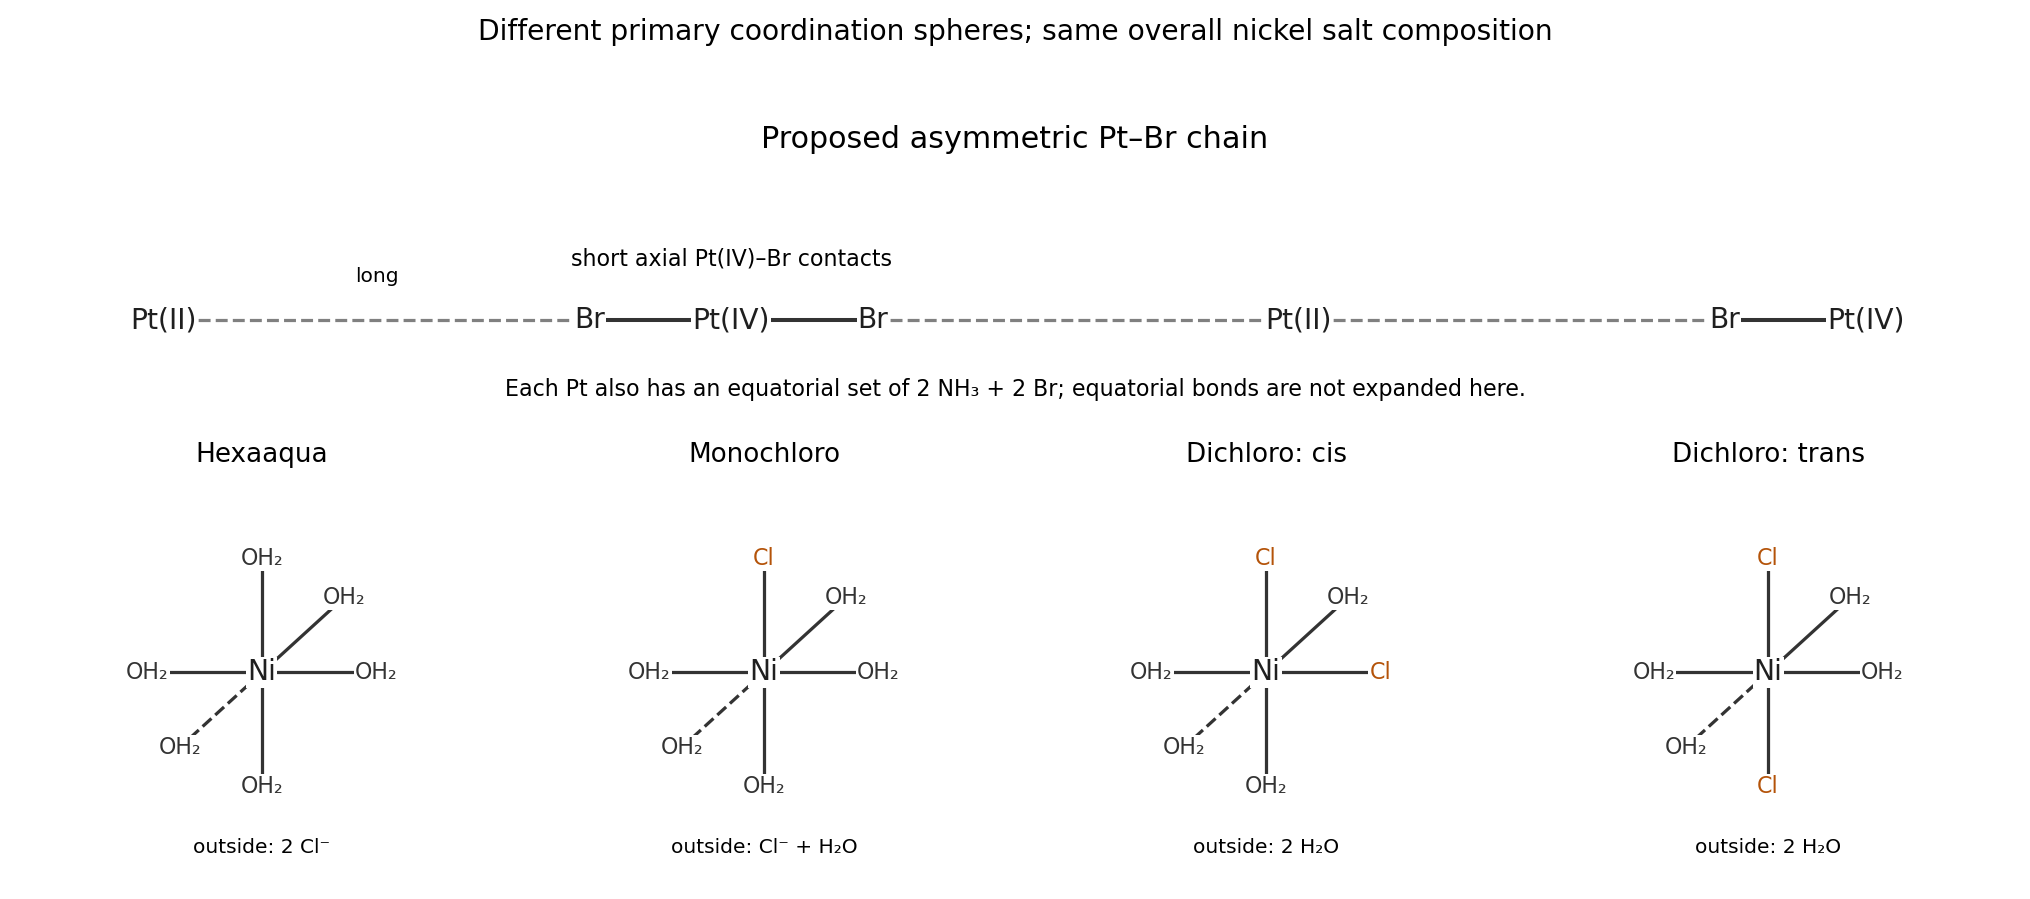

Generate this figure with Python:
"""Original chain proposal and hydration connectivities. Python 3.14; PNG to cwd."""
import sys
from pathlib import Path
sys.path.insert(0,str(Path(__file__).resolve().parents[2]))
import matplotlib
matplotlib.use('Agg')
import matplotlib.pyplot as plt
from tools.chemistry_diagram import bond,atom,save
fig=plt.figure(figsize=(14,6.2),facecolor='white');gs=fig.add_gridspec(2,4,height_ratios=[.8,1.2])
a=fig.add_subplot(gs[0,:]);a.axis('off');a.set(xlim=(-1,13),ylim=(-1.3,1.9))
a.set_title('Proposed asymmetric Pt–Br chain',fontsize=15)
for x,text in [(0,'Pt(II)'),(4,'Pt(IV)'),(8,'Pt(II)'),(12,'Pt(IV)')]:atom(a,(x,0),text,size=14)
for p,q in [((0,0),(3,0)),((5,0),(8,0)),((8,0),(11,0))]:bond(a,p,q,style='dashed',color='0.5')
for p,q in [((3,0),(4,0)),((4,0),(5,0)),((11,0),(12,0))]:bond(a,p,q,lw=2)
for x in [3,5,11]:atom(a,(x,0),'Br',size=14)
a.text(1.5,.45,'long',ha='center');a.text(4,.65,'short axial Pt(IV)–Br contacts',ha='center',fontsize=11)
a.text(6,-.9,'Each Pt also has an equatorial set of 2 NH₃ + 2 Br; equatorial bonds are not expanded here.',ha='center',fontsize=11)
positions=[(-.95,0),(.95,0),(0,.95),(0,-.95),(.68,.62),(-.68,-.62)]
specs=[('Hexaaqua',[], 'outside: 2 Cl⁻'),('Monochloro',[2],'outside: Cl⁻ + H₂O'),('Dichloro: cis',[1,2],'outside: 2 H₂O'),('Dichloro: trans',[2,3],'outside: 2 H₂O')]
for i,(title,chlorides,extra) in enumerate(specs):
    a=fig.add_subplot(gs[1,i]);a.axis('off');a.set_aspect('equal');a.set(xlim=(-1.6,1.6),ylim=(-1.7,1.65));a.set_title(title,fontsize=13)
    for j,p in enumerate(positions):
        bond(a,(0,0),p,style='dashed' if j==5 else 'solid')
        atom(a,p,'Cl' if j in chlorides else 'OH₂',size=11,color='#b45309' if j in chlorides else '0.2')
    atom(a,(0,0),'Ni',size=14)
    a.text(0,-1.5,extra,ha='center',fontsize=10)
fig.suptitle('Different primary coordination spheres; same overall nickel salt composition',fontsize=14,y=.98)
fig.tight_layout(rect=(0,0,1,.94));save(fig,'paper-2-coordination.png',dpi=145)
